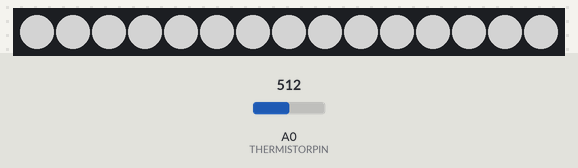
The sketch below on a simulated Arduino Nano, built with avr-gcc and run on an emulated ATmega328P. On the bench: 15 RGB LEDs in strip order, left to right. Inputs (shaded band) come from the test bench; at power-on: A0 (THERMISTORPIN) = 512. Dim RGB values are drawn brighter than linear.

Above: at 1.2 s.
1.3 s: A0 (THERMISTORPIN) set to 306
At 2.5 s:
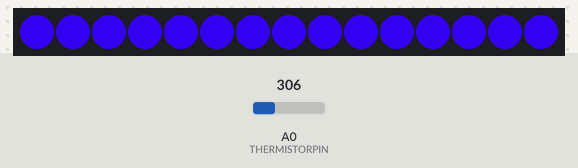
3.7 s: A0 (THERMISTORPIN) set to 15
At 5.5 s:
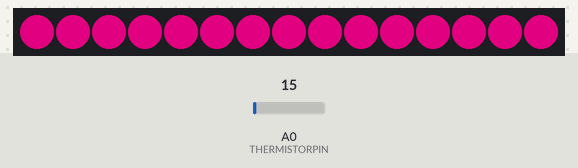
5.8 s: A0 (THERMISTORPIN) set to 35
At 7.3 s:
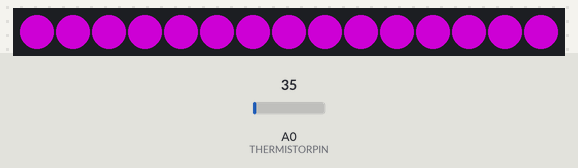
7.9 s: A0 (THERMISTORPIN) set to 0
At 9.0 s:
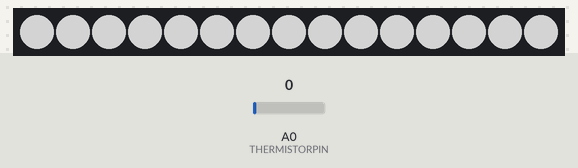
Timing chart, 0 to 10.9 s (numbered marks = the images above; inputs shaded):
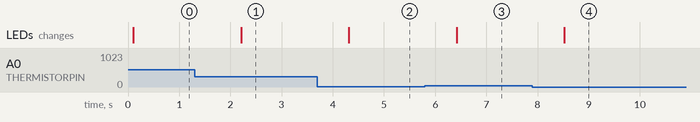

Measured:
- after the input at 1.3 s, the LEDs: change after 0.91 s (image 1)
- after the input at 3.7 s, the LEDs: change after 0.61 s (image 2)
- after the input at 5.8 s, the LEDs: change after 0.62 s (image 3)
- after the input at 7.9 s, the LEDs: change after 0.62 s (image 4)

The sketch:

dotstar_rgb_therm.ino
```cpp
// Markham Thomas  4/29/2017
// This implments RGB lighting for a 3D printer.  It uses an Arduino Nano + Thermistor + Dotstar LED strip
// The code starts the LED strip at white until the extruder temperature grows over some set amount then
//  begins a sweep from Blue to Red (green is not used)
// The RGB layout is an X-Y axis with blue at the top of Y (255) and red at the end of X (255):
//  B (255)
//  |
//  |_____R (255)
// Nano
// Pin 11 and 13 (MOSI and CLK),  ADC0 has 100k resistor to +5, then from ADC0 to ground is a 10uF capacitor
//   The thermistor is across the ground and ADC0 pins
//  +5v ---|
//         100k resistor
//         |
//   ADC0--|----------------|
//         |                |
//       || 10uf cap       Thermistor 3950 100k
//         |                |
//   GND---|-----------------

#include <Adafruit_DotStar.h>
#include <SPI.h>

#define NUMPIXELS 15 // Number of LEDs in strip, I cut the strip in half
#define T_IDLE    10 // Temp must grow over ambient at Nano power up plus this value before sweeping color
// Note: if you restart the Nano whatever the extruder temp is at the point of reset becomes ambient

// setup for Arduino Nano,  you will need to run gnd and ADC0 to the extruder thermistor lines
#define DATAPIN    11     // MOSI
#define CLOCKPIN   13     // CLK
Adafruit_DotStar strip = Adafruit_DotStar(NUMPIXELS, DATAPIN, CLOCKPIN, DOTSTAR_BGR);

#define IDLE_COLOR 0x7f7f7f   // dim white

// which analog pin to connect
#define THERMISTORPIN A0
// resistance at 25 degrees C
#define THERMISTORNOMINAL 100000
// temp. for nominal resistance (almost always 25 C)
#define TEMPERATURENOMINAL 25
// how many samples to take and average, more takes longer
// but is more 'smooth'
#define NUMSAMPLES 5
// The beta coefficient of the thermistor (usually 3000-4000)
#define BCOEFFICIENT 3950
// the value of the 'other' resistor
#define SERIESRESISTOR 100000

int   samples[NUMSAMPLES];
float ambient_temp;
byte  I_R, I_G, I_B;

// average NUMSAMPLES to even out thermistor readings,  we use steinhart algorithm to avoid NTC 3950 table
float read_adc_in_C(void) {
  uint8_t i;
  float average;
  // take N samples in a row, with a slight delay
  for (i=0; i< NUMSAMPLES; i++) {
   samples[i] = analogRead(THERMISTORPIN);
   delay(10);
  }
  // average all the samples out
  average = 0;
  for (i=0; i< NUMSAMPLES; i++) {
     average += samples[i];
  }
  average /= NUMSAMPLES;
  // convert the value to resistance
  average = 1023 / average - 1;
  average = SERIESRESISTOR / average;
  float steinhart;
  steinhart = average / THERMISTORNOMINAL;     // (R/Ro)
  steinhart = log(steinhart);                  // ln(R/Ro)
  steinhart /= BCOEFFICIENT;                   // 1/B * ln(R/Ro)
  steinhart += 1.0 / (TEMPERATURENOMINAL + 273.15); // + (1/To)
  steinhart = 1.0 / steinhart;                 // Invert
  steinhart -= 273.15;                         // convert to C
  return (steinhart);
}

void setup() {
  strip.begin(); // Initialize pins for output
  strip.clear();
  strip.setPixelColor(0,IDLE_COLOR);
  strip.show();  // Turn all LEDs off ASAP
  ambient_temp = read_adc_in_C();               // ambient becomes extruder temp at reset
                                                // could easily add a thermometer module instead
  Serial.begin(9600);
}

// feed in temp and (0,255) to (255,0) to move along color line between blue and red
void line(int temp, int x0, int y0, int x1, int y1) {
  int count = 0;
  int dx = abs(x1-x0), sx = x0<x1 ? 1 : -1;
  int dy = abs(y1-y0), sy = y0<y1 ? 1 : -1;
  int err = (dx>dy ? dx : -dy)/2, e2;
  for(;;) {
    I_R = x0;
    I_B = y0;
    I_G = 0;
    if (x0==x1 & y0 == y1) break;
    e2 = err;
    if (e2 >-dx) { err -= dy; x0 += sx; }
    if (e2 < dy) { err += dx; y0 += sy; }
    count += 1;
    if (count >= temp) {
      I_R = x0;
      I_B = y0;
      I_G = 0;
//      Serial.print(temp);
//      Serial.print(", ");
//      Serial.print(x0);
//      Serial.print(",");
//      Serial.println(y0);
      break;
    }
  }
}

// currently sets the entire pixel string to the same color
// could change by setting half the pixels to bed temperature
void scale_temp(float temp) {
  int z;
//  Serial.print("Temp: ");
//  Serial.println(temp);
  line(temp,0,255,255,0);
  for (z=0;z<NUMPIXELS;z++) {
    strip.setPixelColor(z,I_R,I_G,I_B);
  }
  strip.show();
}

void loop() {
  int x;
  float r;
  r = read_adc_in_C();
//  Serial.print("Main temp: ");
//  Serial.println(r);
  // if extruder starts to warm this will exceed T_IDLE + ambient and start color changes
  if (r <= (T_IDLE + ambient_temp)) {
    for (x=0;x<NUMPIXELS;x++) {
      strip.setPixelColor(x,127,127,127);
    }
    strip.show();
  } else scale_temp(r);
  delay(1000);
}
```
